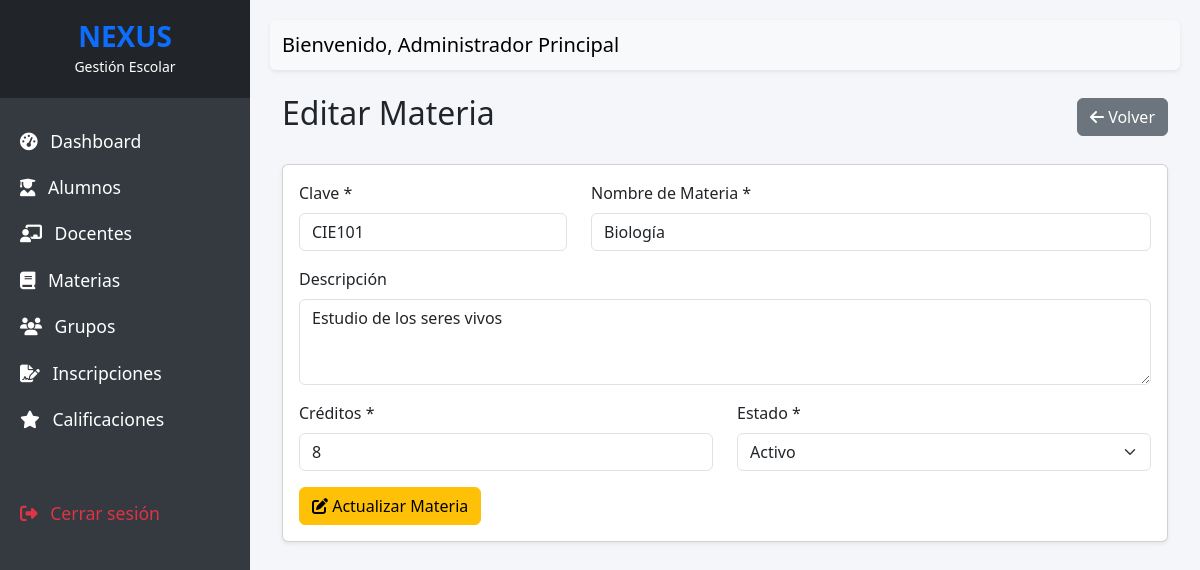
/app/materias/editar.php?id=2 (signed in), run on the app's committed database.
### tables this page shows
CREATE TABLE `materias` (
  `id` int(11) NOT NULL AUTO_INCREMENT,
  `clave` varchar(20) NOT NULL,
  `nombre_materia` varchar(100) NOT NULL,
  `descripcion` text DEFAULT NULL,
  `creditos` int(11) NOT NULL,
  `estado` varchar(20) NOT NULL DEFAULT 'Activo',
  PRIMARY KEY (`id`),
  UNIQUE KEY `clave` (`clave`)
);

### app/materias/editar.php (the view, shortened to what this page needs)
<?php
require_once '../config/database.php';
require_once '../includes/header.php';
$id = $_GET['id'];
$stmt = $pdo->prepare("SELECT * FROM materias WHERE id = ?");
$stmt->execute([$id]);
$materia = $stmt->fetch();
?>
<div class="container-fluid">
    <div class="d-flex justify-content-between align-items-center mb-4">
        <h2>Editar Materia</h2>
        <a href="index.php" class="btn btn-secondary"><i class="fas fa-arrow-left"></i> Volver</a>
    </div>
    <div class="card shadow-sm">
        <div class="card-body">
            <form method="POST" action="">
                <div class="row">
                    <div class="col-md-4 mb-3">
                        <label class="form-label">Clave *</label>
                        <input type="text" name="clave" class="form-control" value="<?php echo htmlspecialchars($materia->clave); ?>" required>
                    </div>
                    <div class="col-md-8 mb-3">
                        <label class="form-label">Nombre de Materia *</label>
                        <input type="text" name="nombre_materia" class="form-control" value="<?php echo htmlspecialchars($materia->nombre_materia); ?>" required>
                    </div>
                    <div class="col-md-12 mb-3">
                        <label class="form-label">Descripción</label>
                        <textarea name="descripcion" class="form-control" rows="3"><?php echo htmlspecialchars($materia->descripcion); ?></textarea>
                    </div>
                    <div class="col-md-6 mb-3">
                        <label class="form-label">Créditos *</label>
                        <input type="number" name="creditos" class="form-control" value="<?php echo htmlspecialchars($materia->creditos); ?>" required>
                    </div>
                    <div class="col-md-6 mb-3">
                        <label class="form-label">Estado *</label>
                        <select name="estado" class="form-select" required>
                            <option value="Activo" <?php echo ($materia->estado == 'Activo') ? 'selected' : ''; ?>>Activo</option>
                        </select>
                    </div>
                </div>
                <button type="submit" class="btn btn-warning"><i class="fas fa-edit"></i> Actualizar Materia</button>
            </form>
        </div>
    </div>
</div>
<?php require_once '../includes/footer.php'; ?>

### app/assets/css/style.css (style rules this page uses)
body { font-family: 'Segoe UI', Tahoma, Geneva, Verdana, sans-serif; background-color: #f4f6f9; }

### data on the page
materias: clave "CIE101", nombre_materia "Biología", descripcion "Estudio de los seres vivos", creditos "8", estado "Activo"

### other printed values
$_SESSION['usuario_nombre'] "Administrador Principal"
